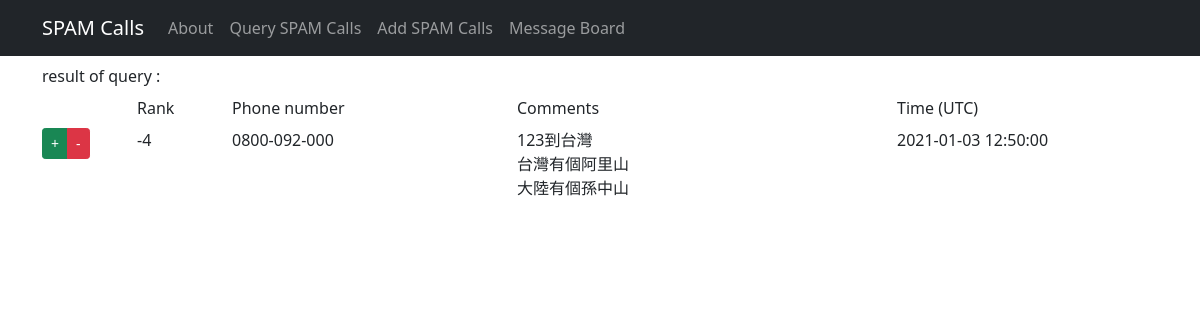
/rank_up/62, run on the app's committed database.
### tables this page shows
CREATE TABLE calls (
            id INTEGER PRIMARY KEY AUTOINCREMENT,
            phone TEXT NOT NULL,
            comments TEXT NOT NULL,
            time TIMESTAMP DEFAULT CURRENT_TIMESTAMP,
            rank INTEGER DEFAULT 0
        );

### routes.py (the view)
@app.route("/rank_up/<int:id>", methods=["GET"])
def rank_up(id):
    sql = {"update": "update calls set rank = rank + 1 where id = ?",
           "read": "select * from calls where id = ?"}
    with sqlite3.connect(database) as con:
        con.row_factory = sqlite3.Row
        cur = con.cursor()
        cur.execute(sql["update"], (id,))
        con.commit()
        cur.execute(sql["read"], (id,))
        data = cur.fetchall()
    return render_template("result.html", data=data, action='query')

### templates/result.html (shortened to what this page needs)
{% extends "template.html" %}
{% block body %}
<div class="container">
    <label class="form-label">result of {{action}} : {{msg}}</label>
    <div class="row mb-2">
        {% if msg != "No record" %}
        {% if action == 'query'%}
        <div class="col-1"></div>
        <div class="col-1">Rank</div>
        {% endif %}
        <div class="col-3">Phone number</div>
        <div class="col-4">Comments</div>
        {% if action == 'query'%}
        <div class="col-3">Time (UTC)</div>
        {% endif %}
        {% endif %}
    </div>
    {% if action == 'query'%}
    {% for rec in data %}
    <div class="row mb-2">
        <div class="col-1">
            <div class="btn-group" role="group" aria-label="...">
                <a href="{{url_for('rank_up', id=rec[0]) }}" name="rank_up" class="btn btn-sm btn-success">+</a>
                <a href="{{url_for('rank_down', id=rec[0]) }}" name="rank_down" class="btn btn-sm btn-danger">-</a>
            </div>
        </div>
        <div class="col-1">{{ rec["rank"] }}</div>
        <div class="col-3">{{ rec["phone"] }}</div>
        <div class="col-4">{{ rec["comments"].replace("\n","<br>")|safe }}</div>
        <div class="col-3">{{ rec["time"] }}</div>
    </div>
    {% endfor %}
    {% endif %}
</div>
{% endblock %}

### data on the page
calls: rank "-4", phone "0800-092-000", comments.replace "123到台灣 台灣有個阿里山 大陸有個孫中山", time "2021-01-03 12:50:00"

### other printed values
{{ action }} "query"
